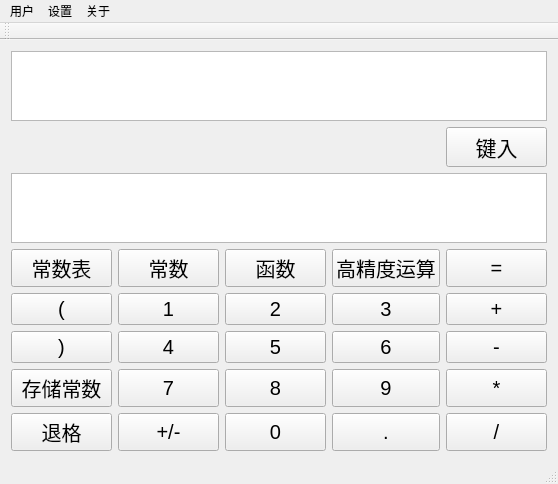
<?xml version="1.0" encoding="UTF-8"?>
<ui version="4.0">
 <class>MainWindow</class>
 <widget class="QMainWindow" name="MainWindow">
  <property name="geometry">
   <rect>
    <x>0</x>
    <y>0</y>
    <width>558</width>
    <height>471</height>
   </rect>
  </property>
  <property name="sizeIncrement">
   <size>
    <width>0</width>
    <height>10</height>
   </size>
  </property>
  <property name="baseSize">
   <size>
    <width>10</width>
    <height>10</height>
   </size>
  </property>
  <property name="windowTitle">
   <string>计算器</string>
  </property>
  <property name="windowIcon">
   <iconset resource="general.qrc">
    <normaloff>:/img/res/计算器.png</normaloff>:/img/res/计算器.png</iconset>
  </property>
  <widget class="QWidget" name="centralWidget">
   <layout class="QVBoxLayout" name="verticalLayout">
    <item>
     <layout class="QGridLayout" name="gridLayout">
      <item row="5" column="0">
       <widget class="QPushButton" name="constList">
        <property name="sizePolicy">
         <sizepolicy hsizetype="Minimum" vsizetype="Expanding">
          <horstretch>0</horstretch>
          <verstretch>2</verstretch>
         </sizepolicy>
        </property>
        <property name="font">
         <font>
          <pointsize>15</pointsize>
         </font>
        </property>
        <property name="text">
         <string>常数表</string>
        </property>
       </widget>
      </item>
      <item row="7" column="0">
       <widget class="QPushButton" name="roundRight">
        <property name="sizePolicy">
         <sizepolicy hsizetype="Minimum" vsizetype="Expanding">
          <horstretch>0</horstretch>
          <verstretch>2</verstretch>
         </sizepolicy>
        </property>
        <property name="font">
         <font>
          <pointsize>15</pointsize>
         </font>
        </property>
        <property name="text">
         <string>)</string>
        </property>
       </widget>
      </item>
      <item row="0" column="0" colspan="5">
       <widget class="QTextEdit" name="textEdit">
        <property name="sizePolicy">
         <sizepolicy hsizetype="Expanding" vsizetype="Expanding">
          <horstretch>0</horstretch>
          <verstretch>4</verstretch>
         </sizepolicy>
        </property>
        <property name="baseSize">
         <size>
          <width>10</width>
          <height>10</height>
         </size>
        </property>
        <property name="font">
         <font>
          <pointsize>15</pointsize>
         </font>
        </property>
       </widget>
      </item>
      <item row="2" column="0" colspan="5">
       <widget class="QTextBrowser" name="textBrowser">
        <property name="sizePolicy">
         <sizepolicy hsizetype="Expanding" vsizetype="Expanding">
          <horstretch>0</horstretch>
          <verstretch>4</verstretch>
         </sizepolicy>
        </property>
        <property name="font">
         <font>
          <pointsize>15</pointsize>
         </font>
        </property>
       </widget>
      </item>
      <item row="5" column="2">
       <widget class="QPushButton" name="function">
        <property name="sizePolicy">
         <sizepolicy hsizetype="Minimum" vsizetype="Expanding">
          <horstretch>0</horstretch>
          <verstretch>2</verstretch>
         </sizepolicy>
        </property>
        <property name="font">
         <font>
          <pointsize>15</pointsize>
         </font>
        </property>
        <property name="text">
         <string>函数</string>
        </property>
       </widget>
      </item>
      <item row="6" column="3">
       <widget class="QPushButton" name="num3">
        <property name="sizePolicy">
         <sizepolicy hsizetype="Minimum" vsizetype="Expanding">
          <horstretch>0</horstretch>
          <verstretch>2</verstretch>
         </sizepolicy>
        </property>
        <property name="font">
         <font>
          <pointsize>15</pointsize>
         </font>
        </property>
        <property name="text">
         <string>3</string>
        </property>
       </widget>
      </item>
      <item row="5" column="1">
       <widget class="QPushButton" name="addConst">
        <property name="sizePolicy">
         <sizepolicy hsizetype="Minimum" vsizetype="Expanding">
          <horstretch>0</horstretch>
          <verstretch>2</verstretch>
         </sizepolicy>
        </property>
        <property name="font">
         <font>
          <pointsize>15</pointsize>
         </font>
        </property>
        <property name="text">
         <string>常数</string>
        </property>
       </widget>
      </item>
      <item row="6" column="1">
       <widget class="QPushButton" name="num1">
        <property name="sizePolicy">
         <sizepolicy hsizetype="Minimum" vsizetype="Expanding">
          <horstretch>0</horstretch>
          <verstretch>2</verstretch>
         </sizepolicy>
        </property>
        <property name="font">
         <font>
          <pointsize>15</pointsize>
         </font>
        </property>
        <property name="text">
         <string>1</string>
        </property>
       </widget>
      </item>
      <item row="7" column="2">
       <widget class="QPushButton" name="num5">
        <property name="sizePolicy">
         <sizepolicy hsizetype="Minimum" vsizetype="Expanding">
          <horstretch>0</horstretch>
          <verstretch>2</verstretch>
         </sizepolicy>
        </property>
        <property name="font">
         <font>
          <pointsize>15</pointsize>
         </font>
        </property>
        <property name="text">
         <string>5</string>
        </property>
       </widget>
      </item>
      <item row="6" column="2">
       <widget class="QPushButton" name="num2">
        <property name="sizePolicy">
         <sizepolicy hsizetype="Minimum" vsizetype="Expanding">
          <horstretch>0</horstretch>
          <verstretch>2</verstretch>
         </sizepolicy>
        </property>
        <property name="font">
         <font>
          <pointsize>15</pointsize>
         </font>
        </property>
        <property name="text">
         <string>2</string>
        </property>
       </widget>
      </item>
      <item row="6" column="4">
       <widget class="QPushButton" name="add">
        <property name="sizePolicy">
         <sizepolicy hsizetype="Minimum" vsizetype="Expanding">
          <horstretch>0</horstretch>
          <verstretch>2</verstretch>
         </sizepolicy>
        </property>
        <property name="font">
         <font>
          <pointsize>15</pointsize>
         </font>
        </property>
        <property name="text">
         <string>+</string>
        </property>
       </widget>
      </item>
      <item row="5" column="4">
       <widget class="QPushButton" name="equal">
        <property name="sizePolicy">
         <sizepolicy hsizetype="Minimum" vsizetype="Expanding">
          <horstretch>0</horstretch>
          <verstretch>2</verstretch>
         </sizepolicy>
        </property>
        <property name="font">
         <font>
          <pointsize>15</pointsize>
         </font>
        </property>
        <property name="text">
         <string>=</string>
        </property>
       </widget>
      </item>
      <item row="7" column="3">
       <widget class="QPushButton" name="num6">
        <property name="sizePolicy">
         <sizepolicy hsizetype="Minimum" vsizetype="Expanding">
          <horstretch>0</horstretch>
          <verstretch>2</verstretch>
         </sizepolicy>
        </property>
        <property name="font">
         <font>
          <pointsize>15</pointsize>
         </font>
        </property>
        <property name="text">
         <string>6</string>
        </property>
       </widget>
      </item>
      <item row="7" column="4">
       <widget class="QPushButton" name="sub">
        <property name="sizePolicy">
         <sizepolicy hsizetype="Minimum" vsizetype="Expanding">
          <horstretch>0</horstretch>
          <verstretch>2</verstretch>
         </sizepolicy>
        </property>
        <property name="font">
         <font>
          <pointsize>15</pointsize>
         </font>
        </property>
        <property name="text">
         <string>-</string>
        </property>
       </widget>
      </item>
      <item row="5" column="3">
       <widget class="QPushButton" name="longCalc">
        <property name="sizePolicy">
         <sizepolicy hsizetype="Minimum" vsizetype="Expanding">
          <horstretch>0</horstretch>
          <verstretch>2</verstretch>
         </sizepolicy>
        </property>
        <property name="font">
         <font>
          <pointsize>15</pointsize>
         </font>
        </property>
        <property name="text">
         <string>高精度运算</string>
        </property>
       </widget>
      </item>
      <item row="7" column="1">
       <widget class="QPushButton" name="num4">
        <property name="sizePolicy">
         <sizepolicy hsizetype="Minimum" vsizetype="Expanding">
          <horstretch>0</horstretch>
          <verstretch>2</verstretch>
         </sizepolicy>
        </property>
        <property name="font">
         <font>
          <pointsize>15</pointsize>
         </font>
        </property>
        <property name="text">
         <string>4</string>
        </property>
       </widget>
      </item>
      <item row="8" column="2">
       <widget class="QPushButton" name="num8">
        <property name="sizePolicy">
         <sizepolicy hsizetype="Minimum" vsizetype="Expanding">
          <horstretch>0</horstretch>
          <verstretch>2</verstretch>
         </sizepolicy>
        </property>
        <property name="font">
         <font>
          <pointsize>15</pointsize>
         </font>
        </property>
        <property name="text">
         <string>8</string>
        </property>
       </widget>
      </item>
      <item row="8" column="1">
       <widget class="QPushButton" name="num7">
        <property name="sizePolicy">
         <sizepolicy hsizetype="Minimum" vsizetype="Expanding">
          <horstretch>0</horstretch>
          <verstretch>2</verstretch>
         </sizepolicy>
        </property>
        <property name="font">
         <font>
          <pointsize>15</pointsize>
         </font>
        </property>
        <property name="text">
         <string>7</string>
        </property>
       </widget>
      </item>
      <item row="9" column="4">
       <widget class="QPushButton" name="div">
        <property name="sizePolicy">
         <sizepolicy hsizetype="Minimum" vsizetype="Expanding">
          <horstretch>0</horstretch>
          <verstretch>2</verstretch>
         </sizepolicy>
        </property>
        <property name="font">
         <font>
          <pointsize>15</pointsize>
         </font>
        </property>
        <property name="text">
         <string>/</string>
        </property>
       </widget>
      </item>
      <item row="9" column="3">
       <widget class="QPushButton" name="dot">
        <property name="sizePolicy">
         <sizepolicy hsizetype="Minimum" vsizetype="Expanding">
          <horstretch>0</horstretch>
          <verstretch>2</verstretch>
         </sizepolicy>
        </property>
        <property name="font">
         <font>
          <pointsize>15</pointsize>
         </font>
        </property>
        <property name="text">
         <string>.</string>
        </property>
       </widget>
      </item>
      <item row="6" column="0">
       <widget class="QPushButton" name="roundLeft">
        <property name="sizePolicy">
         <sizepolicy hsizetype="Minimum" vsizetype="Expanding">
          <horstretch>0</horstretch>
          <verstretch>2</verstretch>
         </sizepolicy>
        </property>
        <property name="font">
         <font>
          <pointsize>15</pointsize>
         </font>
        </property>
        <property name="text">
         <string>(</string>
        </property>
       </widget>
      </item>
      <item row="9" column="2">
       <widget class="QPushButton" name="num0">
        <property name="sizePolicy">
         <sizepolicy hsizetype="Minimum" vsizetype="Expanding">
          <horstretch>0</horstretch>
          <verstretch>2</verstretch>
         </sizepolicy>
        </property>
        <property name="font">
         <font>
          <pointsize>15</pointsize>
         </font>
        </property>
        <property name="text">
         <string>0</string>
        </property>
       </widget>
      </item>
      <item row="8" column="3">
       <widget class="QPushButton" name="num9">
        <property name="sizePolicy">
         <sizepolicy hsizetype="Minimum" vsizetype="Expanding">
          <horstretch>0</horstretch>
          <verstretch>2</verstretch>
         </sizepolicy>
        </property>
        <property name="font">
         <font>
          <pointsize>15</pointsize>
         </font>
        </property>
        <property name="text">
         <string>9</string>
        </property>
       </widget>
      </item>
      <item row="8" column="4">
       <widget class="QPushButton" name="multiply">
        <property name="sizePolicy">
         <sizepolicy hsizetype="Minimum" vsizetype="Expanding">
          <horstretch>0</horstretch>
          <verstretch>2</verstretch>
         </sizepolicy>
        </property>
        <property name="font">
         <font>
          <pointsize>15</pointsize>
         </font>
        </property>
        <property name="text">
         <string>*</string>
        </property>
       </widget>
      </item>
      <item row="9" column="1">
       <widget class="QPushButton" name="plus_sub">
        <property name="sizePolicy">
         <sizepolicy hsizetype="Minimum" vsizetype="Expanding">
          <horstretch>0</horstretch>
          <verstretch>2</verstretch>
         </sizepolicy>
        </property>
        <property name="font">
         <font>
          <pointsize>15</pointsize>
         </font>
        </property>
        <property name="text">
         <string>+/-</string>
        </property>
       </widget>
      </item>
      <item row="8" column="0">
       <widget class="QPushButton" name="saveConst">
        <property name="sizePolicy">
         <sizepolicy hsizetype="Minimum" vsizetype="Expanding">
          <horstretch>0</horstretch>
          <verstretch>2</verstretch>
         </sizepolicy>
        </property>
        <property name="font">
         <font>
          <pointsize>15</pointsize>
         </font>
        </property>
        <property name="text">
         <string>存储常数</string>
        </property>
       </widget>
      </item>
      <item row="9" column="0">
       <widget class="QPushButton" name="backSpace">
        <property name="sizePolicy">
         <sizepolicy hsizetype="Minimum" vsizetype="Expanding">
          <horstretch>0</horstretch>
          <verstretch>2</verstretch>
         </sizepolicy>
        </property>
        <property name="font">
         <font>
          <pointsize>15</pointsize>
         </font>
        </property>
        <property name="text">
         <string>退格</string>
        </property>
       </widget>
      </item>
      <item row="1" column="4">
       <widget class="QPushButton" name="pushButton">
        <property name="font">
         <font>
          <pointsize>16</pointsize>
         </font>
        </property>
        <property name="text">
         <string>键入</string>
        </property>
        <property name="icon">
         <iconset resource="general.qrc">
          <normaloff>:/img/res/向上箭头粗小.png</normaloff>:/img/res/向上箭头粗小.png</iconset>
        </property>
        <property name="iconSize">
         <size>
          <width>20</width>
          <height>20</height>
         </size>
        </property>
       </widget>
      </item>
     </layout>
    </item>
   </layout>
  </widget>
  <widget class="QMenuBar" name="menuBar">
   <property name="geometry">
    <rect>
     <x>0</x>
     <y>0</y>
     <width>558</width>
     <height>17</height>
    </rect>
   </property>
   <widget class="QMenu" name="menu">
    <property name="title">
     <string>用户</string>
    </property>
    <addaction name="actiondenglu"/>
    <addaction name="actionzhuce"/>
    <addaction name="actionuser"/>
    <addaction name="actionyhxx"/>
   </widget>
   <widget class="QMenu" name="menu_2">
    <property name="title">
     <string>设置</string>
    </property>
    <addaction name="actioncolar"/>
    <addaction name="actionsize"/>
   </widget>
   <widget class="QMenu" name="menu_3">
    <property name="title">
     <string>关于</string>
    </property>
    <addaction name="actionauth"/>
   </widget>
   <addaction name="menu"/>
   <addaction name="menu_2"/>
   <addaction name="menu_3"/>
  </widget>
  <widget class="QToolBar" name="mainToolBar">
   <attribute name="toolBarArea">
    <enum>TopToolBarArea</enum>
   </attribute>
   <attribute name="toolBarBreak">
    <bool>false</bool>
   </attribute>
  </widget>
  <widget class="QStatusBar" name="statusBar"/>
  <action name="actiondenglu">
   <property name="text">
    <string>登录</string>
   </property>
  </action>
  <action name="actionzhuce">
   <property name="text">
    <string>注册</string>
   </property>
  </action>
  <action name="actionsize">
   <property name="text">
    <string>颜色</string>
   </property>
  </action>
  <action name="actioncolar">
   <property name="text">
    <string>字体</string>
   </property>
  </action>
  <action name="actionuser">
   <property name="text">
    <string>用户信息</string>
   </property>
  </action>
  <action name="actionyhxx">
   <property name="text">
    <string>用户记录</string>
   </property>
  </action>
  <action name="actionauth">
   <property name="text">
    <string>作者</string>
   </property>
  </action>
 </widget>
 <layoutdefault spacing="6" margin="11"/>
 <resources>
  <include location="general.qrc"/>
 </resources>
 <connections/>
</ui>
